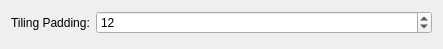
<?xml version="1.0" encoding="UTF-8"?>
<ui version="4.0">
 <class>KWin::DynamicPaddingConfigForm</class>
 <widget class="QWidget" name="KWin::DynamicPaddingConfigForm">
  <property name="geometry">
   <rect>
    <x>0</x>
    <y>0</y>
    <width>443</width>
    <height>49</height>
   </rect>
  </property>
  <layout class="QFormLayout" name="formLayout">
   <item row="0" column="0">
    <widget class="QLabel" name="paddingLabel">
     <property name="text">
      <string>Tiling Padding:</string>
     </property>
    </widget>
   </item>
   <item row="0" column="1">
    <widget class="QSpinBox" name="kcfg_padding">
     <property name="wrapping">
      <bool>false</bool>
     </property>
     <property name="buttonSymbols">
      <enum>QAbstractSpinBox::ButtonSymbols::UpDownArrows</enum>
     </property>
     <property name="minimum">
      <number>0</number>
     </property>
     <property name="maximum">
      <number>100</number>
     </property>
     <property name="value">
      <number>12</number>
     </property>
    </widget>
   </item>
  </layout>
 </widget>
 <resources/>
 <connections/>
</ui>
